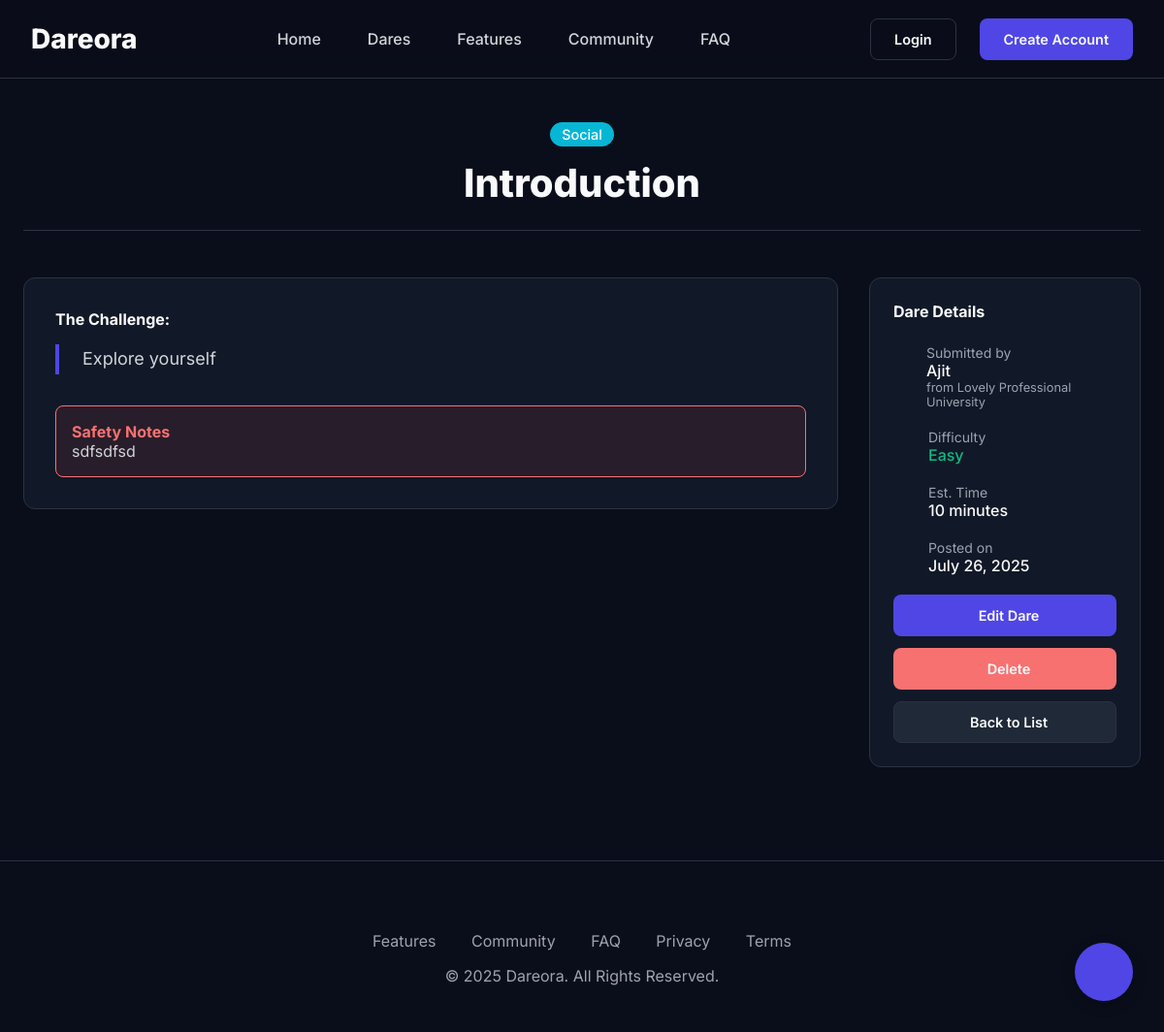
The page /dare/hi-1/ on the database its author committed.
### dares/models.py (models this page shows, shortened)
class Dare(models.Model):
    STATUS_CHOICES = [
        ('pending', 'Pending Review'),
        ('approved', 'Approved'),
        ('rejected', 'Rejected'),
        ('featured', 'Featured'),
    ]
    phone_regex = RegexValidator(
        regex=r'^\+?1?\d{9,15}$',
        message="Phone number must be entered in the format: '+999999999'. Up to 15 digits allowed."
    )
    id = models.UUIDField(primary_key=True, default=uuid.uuid4, editable=False)
    title = models.CharField(max_length=200, help_text="Give your dare a catchy title")
    slug = models.SlugField(unique=True, blank=True)
    name = models.CharField(max_length=100, help_text="Your full name")
    email = models.EmailField(help_text="Your email address")
    phone_number = models.CharField(
        validators=[phone_regex],
        max_length=17,
        help_text="Your phone number for verification"
    )
    college = models.CharField(max_length=200, help_text="Your college/university name")
    dare_text = models.TextField(help_text="Describe the dare in detail")
    category = models.ForeignKey(
        Category,
        on_delete=models.CASCADE,
        related_name='dares',
        help_text="Select the appropriate category"
    )
    difficulty = models.ForeignKey(
        DifficultyLevel,
        on_delete=models.CASCADE,
        related_name='dares',
        help_text="How difficult is this dare?"
    )
    estimated_time = models.PositiveIntegerField(
        help_text="Estimated time to complete (in minutes)",
        null=True,
        blank=True
    )
    required_items = models.TextField(
        blank=True,
        help_text="List any items/materials needed (optional)"
    )
    safety_notes = models.TextField(
        blank=True,
        help_text="Any safety precautions or warnings (optional)"
    )
    status = models.CharField(max_length=20, choices=STATUS_CHOICES, default='pending')
    is_approved = models.BooleanField(default=False)
    is_featured = models.BooleanField(default=False)
    rejection_reason = models.TextField(blank=True)
    views_count = models.PositiveIntegerField(default=0)
    likes_count = models.PositiveIntegerField(default=0)
    completions_count = models.PositiveIntegerField(default=0)
    created_at = models.DateTimeField(auto_now_add=True)
    updated_at = models.DateTimeField(auto_now=True)
    approved_at = models.DateTimeField(null=True, blank=True)
    class Meta:
        ordering = ['-created_at']
        indexes = [
            models.Index(fields=['status', 'is_approved']),
            models.Index(fields=['category', 'difficulty']),
            models.Index(fields=['-created_at']),
        ]
    def save(self, *args, **kwargs):
        if self.status == 'approved':
            self.is_approved = True
            if not self.approved_at:
                from django.utils import timezone
                self.approved_at = timezone.now()
        elif self.status == 'featured':
            self.is_approved = True
            self.is_featured = True
            if not self.approved_at:
                from django.utils import timezone
                self.approved_at = timezone.now()
        else:
            self.is_approved = False
            self.is_featured = False
        super().save(*args, **kwargs)
    @property
    def difficulty_badge_color(self):
        colors = {
            'easy': '#10B981',
            'medium': '#F59E0B',
            'hard': '#EF4444',
            'extreme': '#7C2D12'
        }
        return colors.get(self.difficulty.name, '#6B7280')
    def increment_views(self):
        self.views_count += 1
        self.save(update_fields=['views_count'])

class Category(models.Model):
    CATEGORY_CHOICES = [
        ('extreme', 'Extreme'),
        ('creative', 'Creative'),
        ('social', 'Social'),
        ('adventure', 'Adventure'),
    ]
    CATEGORY_ICONS = {
        'extreme': 'ph-flame',
        'creative': 'ph-paint-brush',
        'social': 'ph-users',
        'adventure': 'ph-mountains',
    }
    CATEGORY_COLORS = {
        'extreme': '#EF4444',
        'creative': '#8B5CF6',
        'social': '#06B6D4',
        'adventure': '#F59E0B',
    }
    name = models.CharField(max_length=50, choices=CATEGORY_CHOICES, unique=True)
    description = models.TextField(blank=True)
    is_active = models.BooleanField(default=True)
    created_at = models.DateTimeField(auto_now_add=True)
    class Meta:
        verbose_name_plural = "Categories"
        ordering = ['name']
    def __str__(self):
        return self.get_name_display()
    @property
    def color(self):
        return self.CATEGORY_COLORS.get(self.name, '#6B7280')

class DifficultyLevel(models.Model):
    DIFFICULTY_CHOICES = [
        ('easy', 'Easy'),
        ('medium', 'Medium'),
        ('hard', 'Hard'),
        ('extreme', 'Extreme'),
    ]
    name = models.CharField(max_length=20, choices=DIFFICULTY_CHOICES, unique=True)
    description = models.TextField(blank=True)
    color = models.CharField(max_length=7, default='#6B7280')
    def __str__(self):
        return self.get_name_display()
    class Meta:
        ordering = ['name']

### dares/views.py (the view)
# urls.py: path('dare/<slug:slug>/', DareDetailView.as_view(), name='dare_detail'),
class DareDetailView(DetailView):
    model = Dare
    template_name = 'dare_detail.html'
    context_object_name = 'dare'
    slug_field = 'slug'
    slug_url_kwarg = 'slug'
    def get_queryset(self):
        return Dare.objects.filter(is_approved=True).select_related(
            'category', 'difficulty'
        )
    def get_object(self, queryset=None):
        obj = super().get_object(queryset)
        obj.increment_views()
        return obj
    def get_context_data(self, **kwargs):
        context = super().get_context_data(**kwargs)
        context['completion_form'] = DareCompletionForm()
        context['recent_completions'] = DareCompletion.objects.filter(
            dare=self.object, is_verified=True
        ).order_by('-completed_at')[:5]
        context['user_has_liked'] = False
        context['related_dares'] = Dare.objects.filter(
            category=self.object.category,
            is_approved=True
        ).exclude(id=self.object.id).select_related(
            'category', 'difficulty'
        )[:4]
        total_attempts = DareCompletion.objects.filter(dare=self.object).count()
        verified_completions = DareCompletion.objects.filter(
            dare=self.object, is_verified=True
        ).count()
        if total_attempts > 0:
            context['completion_rate'] = round((verified_completions / total_attempts) * 100, 1)
        else:
            context['completion_rate'] = 0
        context['total_attempts'] = total_attempts
        return context

### templates/dare_detail.html (shortened to what this page needs)
{% extends 'base.html' %}
{% block content %}
<div class="page-header">
    <span class="meta-value" style="background: {{ dare.category.color }}; color: #fff; padding: 0.25rem 0.75rem; border-radius: var(--radius-full); font-size: 0.9rem;">{{ dare.category }}</span>
    <h2 style="margin-top: 1rem;">{{ dare.title }}</h2>
</div>
<div class="dare-detail-grid">
    <div class="main-content">
        <div class="card">
            <h4>The Challenge:</h4>
            <blockquote class="dare-blockquote">
                {{ dare.dare_text|linebreaks }}
            </blockquote>
            {% if dare.safety_notes %}
            <div style="margin-top: 2rem; background-color: rgba(239, 68, 68, 0.1); border: 1px solid var(--color-danger); border-radius: var(--radius-md); padding: 1rem;">
                <h4 style="color: var(--color-danger);"> Safety Notes</h4>
                <p style="color: var(--color-text-secondary); margin: 0;">{{ dare.safety_notes }}</p>
            </div>
            {% endif %}
        </div>
    </div>
    <div class="sidebar">
        <div class="sidebar-card">
            <h4>Dare Details</h4>
            <ul class="dare-meta">
                <li>
                    <div>
                        <div class="meta-label">Submitted by</div>
                        <div class="meta-value">{{ dare.name }}</div>
                        <div class="meta-label" style="font-size: 0.8rem;">from {{ dare.college }}</div>
                    </div>
                </li>
                <li>
                    <div>
                        <div class="meta-label">Difficulty</div>
                        <div class="meta-value" style="color: {{ dare.difficulty_badge_color }};">{{ dare.difficulty }}</div>
                    </div>
                </li>
                <li>
                    <div>
                        <div class="meta-label">Est. Time</div>
                        <div class="meta-value">{{ dare.estimated_time|default:"N/A" }} minutes</div>
                    </div>
                </li>
                <li>
                    <div>
                        <div class="meta-label">Posted on</div>
                        <div class="meta-value">{{ dare.created_at|date:"F j, Y" }}</div>
                    </div>
                </li>
            </ul>
            <div class="form-actions" style="flex-direction: column; gap: 0.75rem; margin-top: 0;">
                <a href="{% url 'dares:dare_edit' dare.slug %}" class="btn btn-primary"> Edit Dare</a>
                <a href="{% url 'dares:dare_delete' dare.slug %}" class="btn btn-danger"> Delete</a>
                <a href="{% url 'dares:dare_list' %}" class="btn btn-secondary"> Back to List</a>
            </div>
        </div>
    </div>
</div>
{% endblock %}

### templates/base.html (style rules this page uses)
:root { --color-background: #0A0E1A; --color-surface: #111827; --color-surface-light: #1F2937; --color-border: #2c3242; --color-text-primary: #F9FAFB; --color-text-secondary: #D1D5DB; --color-text-muted: #9CA3AF; --color-brand: #4F46E5; --color-brand-light: rgba(79, 70, 229, 0.1); --color-accent: #3B82F6; --color-danger: #F87171; --color-success: #34D399; --space-xs: 0.25rem; --space-sm: 0.5rem; --space-md: 1rem; --space-lg: 1.5rem; --space-xl: 2rem; --space-2xl: 3rem; --radius-md: 0.5rem; --radius-lg: 0.75rem; --radius-full: 9999px; --shadow-glow: 0 0 25px rgba(79, 70, 229, 0.3); }
* { box-sizing: border-box; margin: 0; padding: 0; }
html { scroll-behavior: smooth; }
body { font-family: 'Inter', sans-serif; background-color: var(--color-background); color: var(--color-text-primary); -webkit-font-smoothing: antialiased; -moz-osx-font-smoothing: grayscale; overflow-x: hidden; }
.page-header { text-align: center; margin-bottom: var(--space-2xl); padding-bottom: var(--space-lg); border-bottom: 1px solid var(--color-border); }
.page-header h2 { font-size: 2.5rem; font-weight: 800; }
.card { background: var(--color-surface); border: 1px solid var(--color-border); border-radius: var(--radius-lg); padding: var(--space-xl); }
.btn { display: inline-flex; align-items: center; justify-content: center; gap: var(--space-sm); padding: 0.75rem 1.5rem; border-radius: var(--radius-md); font-weight: 600; text-decoration: none; transition: all 0.2s ease; cursor: pointer; border: 1px solid transparent; font-size: 0.9rem; }
.btn-primary { background-color: var(--color-brand); color: var(--color-text-primary); }
.btn-secondary { background-color: var(--color-surface-light); color: var(--color-text-primary); border: 1px solid var(--color-border); }
.btn-danger { background-color: var(--color-danger); color: var(--color-text-primary); }
.form-actions { margin-top: var(--space-xl); display: flex; gap: var(--space-md); }

### templates/dare_detail.html (style rules this page uses)
.dare-detail-grid { display: grid; grid-template-columns: 1fr; gap: 2rem; }
@media (min-width: 992px) { .dare-detail-grid { grid-template-columns: 3fr 1fr; } }
@media (min-width: 992px) { .main-content { order: 1; } }
@media (min-width: 992px) { .sidebar { order: 2; } }
.dare-meta { list-style: none; padding: 0; margin: 1.5rem 0 0 0; }
.dare-meta li { display: flex; align-items: flex-start; gap: 0.75rem; margin-bottom: 1.25rem; font-size: 1rem; }
.meta-label { color: var(--color-text-muted); font-size: 0.875rem; }
.meta-value { font-weight: 500; color: var(--color-text-primary); }
.dare-blockquote { border-left: 4px solid var(--color-brand); padding-left: 1.5rem; margin: 1rem 0; font-size: 1.125rem; color: var(--color-text-secondary); line-height: 1.7; }
.sidebar-card { background-color: var(--color-surface); border: 1px solid var(--color-border); border-radius: var(--radius-lg); padding: 1.5rem; position: sticky; top: 100px; }

### rows shown on the page
Dare: category "Social", title "Introduction", dare_text "Explore yourself", safety_notes "sdfsdfsd", name "Ajit", college "Lovely Professional University", difficulty "Easy", estimated_time "10", created_at "July 26, 2025"
